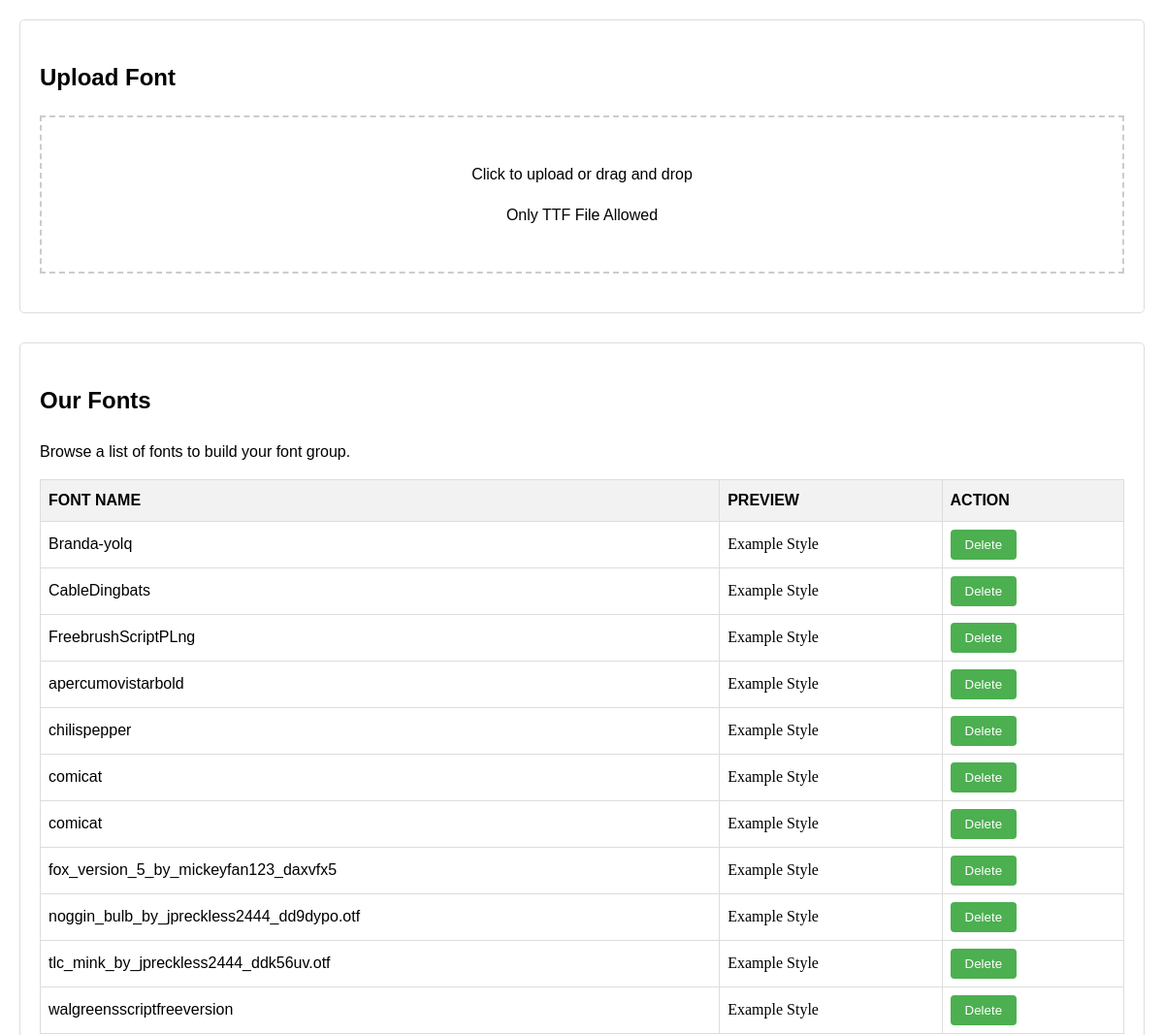
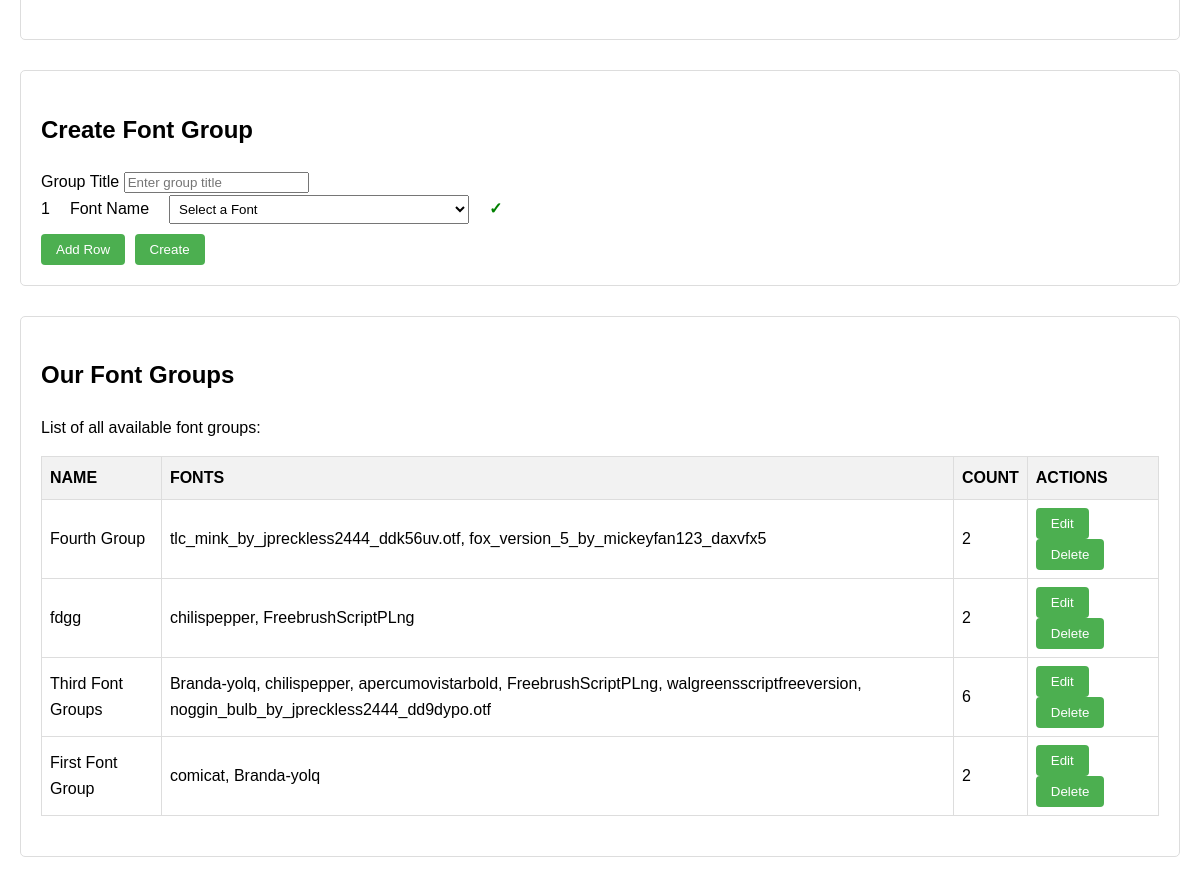
The page / on the database its author committed (2 pictures, top to bottom).
### tables this page shows
CREATE TABLE fonts (
            id INTEGER PRIMARY KEY AUTOINCREMENT,
            name TEXT NOT NULL,
            file_path TEXT NOT NULL,
            created_at TIMESTAMP DEFAULT CURRENT_TIMESTAMP
        );

CREATE TABLE font_groups (
            id INTEGER PRIMARY KEY AUTOINCREMENT,
            name TEXT NOT NULL,
            font_ids TEXT NOT NULL,
            created_at TIMESTAMP DEFAULT CURRENT_TIMESTAMP
        );

### FontManager.php (called while the page is built, shortened)
<?php
class FontManager {
    private $dbFile = 'fonts.db';
    private function getPDO() {
        return new PDO("sqlite:" . $this->dbFile);
    }
    public function getAllFonts() {
        $pdo = $this->getPDO();
        $stmt = $pdo->query("SELECT id, name FROM fonts ORDER BY name");
        return $stmt->fetchAll(PDO::FETCH_ASSOC);
    }
    public function getAllFontGroups() {
        $pdo = $this->getPDO();
        $stmt = $pdo->query("
            SELECT
                fg.id,
                fg.name,
                fg.font_ids,
                GROUP_CONCAT(f.name, ', ') AS fonts,
                COUNT(f.id) AS count
            FROM font_groups fg
            LEFT JOIN fonts f ON f.id IN (SELECT value FROM json_each('[' || replace(fg.font_ids, ',', ',') || ']'))
            GROUP BY fg.id
            ORDER BY fg.created_at DESC
        ");
        $groups = $stmt->fetchAll(PDO::FETCH_ASSOC);
        return $groups;
    }
}
?>

### index.php (the view, shortened to what this page needs)
<?php
require_once 'FontManager.php';
$fontManager = new FontManager();
$fonts = $fontManager->getAllFonts();
$fontGroups = $fontManager->getAllFontGroups();
?>
<!DOCTYPE html>
<html lang="en">
<head>
    <link rel="stylesheet" href="css/style.css">
</head>
<body>
    <div class="container">
        <div class="section">
            <h2>Upload Font</h2>
            <div id="drop-area" class="drop-area">
                <p>Click to upload or drag and drop</p>
                <p>Only TTF File Allowed</p>
            </div>
        </div>
        <div class="section">
            <h2>Our Fonts</h2>
            <p>Browse a list of fonts to build your font group.</p>
            <table id="fonts-table" class="font-table">
                <thead>
                    <tr>
                        <th>FONT NAME</th>
                        <th>PREVIEW</th>
                        <th>ACTION</th>
                    </tr>
                </thead>
                <tbody>
                    <?php foreach ($fonts as $font): ?>
                    <tr data-id="<?= htmlspecialchars($font['id']) ?>">
                        <td><?= htmlspecialchars($font['name']) ?></td>
                        <td style="font-family: '<?= htmlspecialchars($font['name']) ?>'">Example Style</td>
                        <td><button class="delete-font btn btn-sm btn-danger" data-id="<?= htmlspecialchars($font['id']) ?>">Delete</button></td>
                    </tr>
                    <?php endforeach; ?>
                </tbody>
            </table>
        </div>
        <div class="section">
            <h2 id="group-form-title">Create Font Group</h2>
            <div class="form-group">
                <label for="group-title">Group Title</label>
                <input type="text" id="group-title" placeholder="Enter group title" class="form-control">
            </div>
            <div id="font-group-rows">
                <div class="font-group-row" data-row="1">
                    <span>1</span>
                    <span>Font Name</span>
                    <select class="font-select form-control">
                        <option value="">Select a Font</option>
                    </select>
                    <span class="checkmark">✓</span>
                </div>
            </div>
            <button id="add-row" class="btn btn-primary">Add Row</button>
            <button id="create-group" class="btn btn-success">Create</button>
        </div>
        <div class="section">
            <h2>Our Font Groups</h2>
            <p>List of all available font groups:</p>
            <table id="font-groups-table" class="font-table">
                <thead>
                    <tr>
                        <th>NAME</th>
                        <th>FONTS</th>
                        <th>COUNT</th>
                        <th>ACTIONS</th>
                    </tr>
                </thead>
                <tbody>
                    <?php foreach ($fontGroups as $group): ?>
                    <tr data-id="<?= htmlspecialchars($group['id']) ?>" data-font-ids="<?= htmlspecialchars($group['font_ids']) ?>">
                        <td><?= htmlspecialchars($group['name']) ?></td>
                        <td><?= htmlspecialchars($group['fonts']) ?></td>
                        <td><?= htmlspecialchars($group['count']) ?></td>
                        <td>
                            <button class="edit-group btn btn-sm btn-info" data-id="<?= htmlspecialchars($group['id']) ?>">Edit</button>
                            <button class="delete-group btn btn-sm btn-danger" data-id="<?= htmlspecialchars($group['id']) ?>">Delete</button>
                        </td>
                    </tr>
                    <?php endforeach; ?>
                </tbody>
            </table>
        </div>
    </div>
</body>
</html>

### css/style.css (style rules this page uses)
body { font-family: Arial, sans-serif; margin: 0; padding: 20px; line-height: 1.6; }
.container { max-width: 1200px; margin: 0 auto; }
.section { margin-bottom: 30px; padding: 20px; border: 1px solid #ddd; border-radius: 5px; }
.drop-area { border: 2px dashed #ccc; padding: 30px; text-align: center; cursor: pointer; margin-bottom: 20px; }
table { width: 100%; border-collapse: collapse; margin-bottom: 20px; }
th, td { border: 1px solid #ddd; padding: 8px; text-align: left; }
th { background-color: #f2f2f2; }
button { padding: 8px 15px; background-color: #4CAF50; color: white; border: none; border-radius: 4px; cursor: pointer; margin-right: 5px; }
.font-group-row { display: flex; align-items: center; margin-bottom: 10px; }
.font-group-row > * { margin-right: 10px; }
.font-select { padding: 5px; min-width: 200px; }
.checkmark { color: green; font-weight: bold; }

### index.php (style rules this page uses)
.drop-area { border: 2px dashed #ccc; padding: 30px; text-align: center; cursor: pointer; margin-bottom: 20px; }
.font-group-row { display: flex; align-items: center; margin-bottom: 10px; gap: 10px; }
.checkmark { color: green; font-weight: bold; }

### rows shown on the page
fonts: name "Branda-yolq"
fonts: name "CableDingbats"
fonts: name "FreebrushScriptPLng"
fonts: name "apercumovistarbold"
fonts: name "chilispepper"
fonts: name "comicat"
fonts: name "comicat"
fonts: name "fox_version_5_by_mickeyfan123_daxvfx5"
fonts: name "noggin_bulb_by_jpreckless2444_dd9dypo.otf"
fonts: name "tlc_mink_by_jpreckless2444_ddk56uv.otf"
fonts: name "walgreensscriptfreeversion"
font_groups: name "Fourth Group", fonts "tlc_mink_by_jpreckless2444_ddk56uv.otf, fox_version_5_by_mickeyfan123_daxvfx5", count "2"
font_groups: name "fdgg", fonts "chilispepper, FreebrushScriptPLng", count "2"
font_groups: name "Third Font Groups", fonts "Branda-yolq, chilispepper, apercumovistarbold, FreebrushScriptPLng, walgreensscriptfreeversion, noggin_bulb_by_jpreckless2444_dd9dypo.otf", count "6"
font_groups: name "First Font Group", fonts "comicat, Branda-yolq", count "2"
